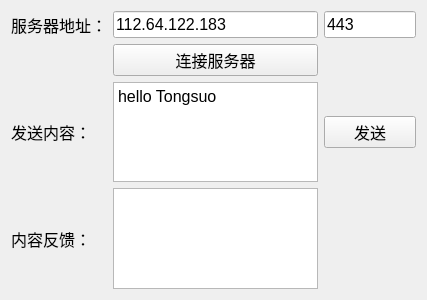
<?xml version="1.0" encoding="UTF-8"?>
<ui version="4.0">
 <class>TLCPclient</class>
 <widget class="QWidget" name="TLCPclient">
  <property name="geometry">
   <rect>
    <x>0</x>
    <y>0</y>
    <width>427</width>
    <height>300</height>
   </rect>
  </property>
  <property name="windowTitle">
   <string>Form</string>
  </property>
  <layout class="QGridLayout" name="gridLayout" rowstretch="0,0,0,0,0">
   <property name="sizeConstraint">
    <enum>QLayout::SetMinimumSize</enum>
   </property>
   <item row="2" column="0">
    <widget class="QLabel" name="label">
     <property name="font">
      <font>
       <pointsize>12</pointsize>
      </font>
     </property>
     <property name="text">
      <string>发送内容：</string>
     </property>
    </widget>
   </item>
   <item row="2" column="1">
    <widget class="QPlainTextEdit" name="plainTextEditInput">
     <property name="font">
      <font>
       <pointsize>12</pointsize>
      </font>
     </property>
     <property name="plainText">
      <string>hello Tongsuo
</string>
     </property>
    </widget>
   </item>
   <item row="0" column="1">
    <widget class="QLineEdit" name="lineEditAddr">
     <property name="font">
      <font>
       <pointsize>12</pointsize>
      </font>
     </property>
     <property name="text">
      <string>112.64.122.183</string>
     </property>
    </widget>
   </item>
   <item row="1" column="1">
    <widget class="QPushButton" name="pushButtonConnect">
     <property name="font">
      <font>
       <pointsize>12</pointsize>
      </font>
     </property>
     <property name="text">
      <string>连接服务器</string>
     </property>
    </widget>
   </item>
   <item row="4" column="0">
    <widget class="QLabel" name="label_3">
     <property name="font">
      <font>
       <pointsize>12</pointsize>
      </font>
     </property>
     <property name="text">
      <string>内容反馈：</string>
     </property>
    </widget>
   </item>
   <item row="0" column="0">
    <widget class="QLabel" name="label_2">
     <property name="font">
      <font>
       <pointsize>12</pointsize>
      </font>
     </property>
     <property name="text">
      <string>服务器地址：</string>
     </property>
    </widget>
   </item>
   <item row="4" column="1">
    <widget class="QTextBrowser" name="textBrowserOutput">
     <property name="font">
      <font>
       <pointsize>12</pointsize>
      </font>
     </property>
     <property name="html">
      <string>&lt;!DOCTYPE HTML PUBLIC &quot;-//W3C//DTD HTML 4.0//EN&quot; &quot;http://www.w3.org/TR/REC-html40/strict.dtd&quot;&gt;
&lt;html&gt;&lt;head&gt;&lt;meta name=&quot;qrichtext&quot; content=&quot;1&quot; /&gt;&lt;meta charset=&quot;utf-8&quot; /&gt;&lt;style type=&quot;text/css&quot;&gt;
p, li { white-space: pre-wrap; }
hr { height: 1px; border-width: 0; }
li.unchecked::marker { content: &quot;\2610&quot;; }
li.checked::marker { content: &quot;\2612&quot;; }
&lt;/style&gt;&lt;/head&gt;&lt;body style=&quot; font-family:'Microsoft YaHei UI'; font-size:12pt; font-weight:400; font-style:normal;&quot;&gt;
&lt;p style=&quot;-qt-paragraph-type:empty; margin-top:0px; margin-bottom:0px; margin-left:0px; margin-right:0px; -qt-block-indent:0; text-indent:0px;&quot;&gt;&lt;br /&gt;&lt;/p&gt;&lt;/body&gt;&lt;/html&gt;</string>
     </property>
    </widget>
   </item>
   <item row="2" column="2">
    <widget class="QPushButton" name="pushButtonSend">
     <property name="font">
      <font>
       <pointsize>12</pointsize>
      </font>
     </property>
     <property name="text">
      <string>发送</string>
     </property>
    </widget>
   </item>
   <item row="0" column="2">
    <widget class="QLineEdit" name="lineEditPort">
     <property name="sizePolicy">
      <sizepolicy hsizetype="Expanding" vsizetype="Preferred">
       <horstretch>0</horstretch>
       <verstretch>0</verstretch>
      </sizepolicy>
     </property>
     <property name="font">
      <font>
       <pointsize>12</pointsize>
      </font>
     </property>
     <property name="text">
      <string>443</string>
     </property>
    </widget>
   </item>
  </layout>
 </widget>
 <resources/>
 <connections/>
</ui>
